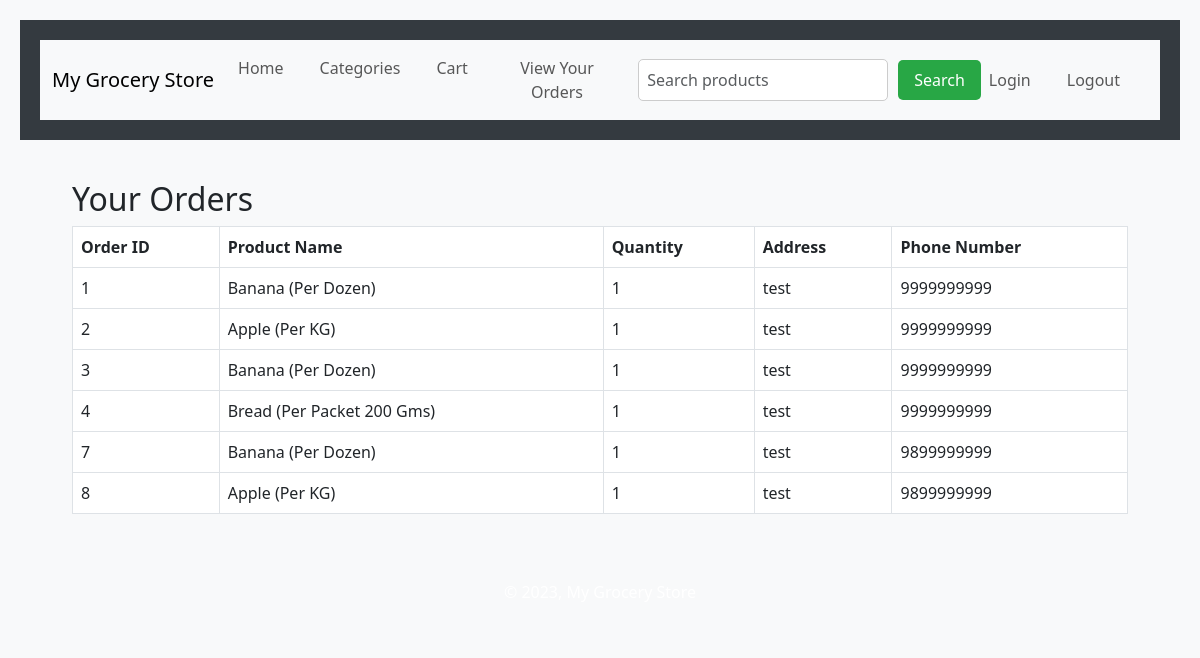
Screenshot of /customer/orders (signed in) with the database file from the repository.
### models.py (models this page shows)
class Order(Base):
    __tablename__ = 'orders'
    order_id = Column(Integer, Sequence('order_id_seq'), primary_key=True, autoincrement=True)
    product_id = Column(Integer, ForeignKey('products.product_id'))
    quantity = Column(Integer, nullable=False)
    address = Column(String, nullable=False)
    phone_number = Column(String, nullable=False)
    customer_id = Column(Integer, ForeignKey('customers.userid'))  # Add a foreign key relationship
    product = relationship("Product")
    customer = relationship("Customer")  # Add a relationship to the Customer class

class Product(Base):
    __tablename__ = 'products'
    product_id = Column(Integer, Sequence('product_id_seq'), primary_key=True, autoincrement=True)
    category_id = Column(Integer, ForeignKey('categories.category_id'))
    product_name = Column(String, nullable=False)
    product_price = Column(Float, nullable=False)
    description = Column(String)
    image_path = Column(String)
    category = relationship("Category", back_populates="products")

### main.py (the view)
@app.route('/customer/orders', methods=['GET'])
def customer_orders():
    if 'customer_id' not in session:
        flash("Please log in to view your orders.", 'danger')
        return redirect('/login')  # Redirect to the login page if not logged in
    try:
        db_session = DBSession()
        customer_id = session['customer_id']
        customer_orders = db_session.query(Order).filter_by(customer_id=customer_id).all()
        return render_template('customer_orders.html', orders=customer_orders)
    except Exception as e:
        print(str(e))
        flash("An error occurred while fetching your orders. Please try again later.", 'danger')
        return redirect('/')

### templates/customer_orders.html (shortened to what this page needs)
{% extends 'customer_base.html' %}
{% block content %}
<main>
    <section>
        <h2>Your Orders</h2>
        <table class="table table-bordered">
            <thead>
                <tr>
                    <th>Order ID</th>
                    <th>Product Name</th>
                    <th>Quantity</th>
                    <th>Address</th>
                    <th>Phone Number</th>
                </tr>
            </thead>
            <tbody>
                {% for order in orders %}
                <tr>
                    <td>{{ order.order_id }}</td>
                    <td>{{ order.product.product_name }}</td>
                    <td>{{ order.quantity }}</td>
                    <td>{{ order.address }}</td>
                    <td>{{ order.phone_number }}</td>
                </tr>
                {% endfor %}
            </tbody>
        </table>
    </section>
</main>
{% endblock %}

### static/customer.css (style rules this page uses)
body { background-color: #f8f9fa; padding: 20px; }
main { padding: 20px; }

### rows the page displays
Order: order_id "1", product.product_name "Banana (Per Dozen)", quantity "1", address "test", phone_number "9999999999"
Order: order_id "2", product.product_name "Apple (Per KG)", quantity "1", address "test", phone_number "9999999999"
Order: order_id "3", product.product_name "Banana (Per Dozen)", quantity "1", address "test", phone_number "9999999999"
Order: order_id "4", product.product_name "Bread (Per Packet 200 Gms)", quantity "1", address "test", phone_number "9999999999"
Order: order_id "7", product.product_name "Banana (Per Dozen)", quantity "1", address "test", phone_number "9899999999"
Order: order_id "8", product.product_name "Apple (Per KG)", quantity "1", address "test", phone_number "9899999999"
